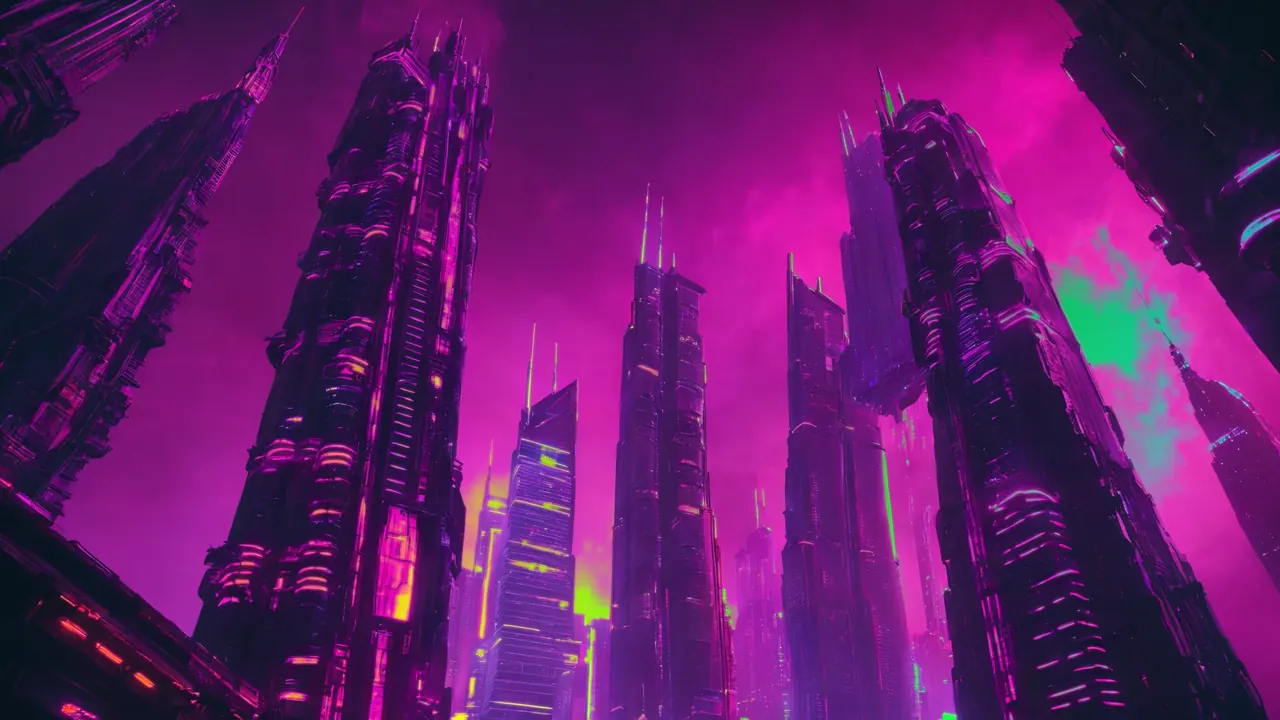
#> input picture docs/assets/v1.7.5-hero-city.webp, 1280 x 720 px
$ python -i process_starter_images.py   (imports and definitions only)
#> lines starting #> are read from the running program, lines starting #| are printed output that depends on the picture
#> further down, picture is the input picture: shape (720, 1280, 3); mean B, G, R 104.8, 27.2, 100.4
"""Curate + transparency-process starter library images.

Workflow
--------
1. Pick photos (Unsplash / Pexels / Pixabay CC0 — see README.md in
   this folder for search-term suggestions).
2. Drop the raw files (PNG / JPG / WebP) into
   `tools/starter-images-in/`.
3. Run: `python tools/process_starter_images.py`.
4. Outputs land in `wallpaper_bridge/library/`:
     - `<slug>.png`         — full-res w/ alpha mask
     - `<slug>.thumb.png`   — 320x180 preview thumb
     - `library.json`       — appended / updated entry per image

The transparency mask is a Python port of the Builder's
`computeAutoSaliency()` function (Achanta et al. 2009,
frequency-tuned saliency, public-domain algorithm). Glow-bright
regions -> transparent so SignalRGB colours shine through; dark
backdrop -> opaque.

Re-runs are idempotent — re-processing the same input file overwrites
the prior `<slug>.png` and updates the library.json entry in place.

Naming
------
Filename -> slug. `Cyberpunk Skyline At Night.jpg` becomes
`cyberpunk-skyline-at-night`. Label is the filename stem with
hyphens turned back into spaces + each word title-cased.

Override either by adding a YAML-ish sidecar `<file>.meta`:

    label: My Custom Name
    slug:  my-custom-slug

(Optional. Defaults from the filename are fine for most.)

Sources note
------------
Every shipped image MUST be CC0 / Unsplash / Pexels / Pixabay /
self-generated. The shipping bundle goes through `library.json`
which the bridge serves at `/library/list` to end users; we never
distribute a rights-encumbered photo.

If a photo's license requires attribution (Pexels does NOT, Unsplash
does NOT, Pixabay does NOT — Wikimedia CC-BY DOES), add the
attribution to `docs/credits.md` BEFORE running this script.
"""

from __future__ import annotations

import argparse
import json
import re
import sys
import unicodedata
from pathlib import Path

import numpy as np
from PIL import Image, ImageFilter

ROOT = Path(__file__).resolve().parent.parent
IN_DIR  = ROOT / "tools" / "starter-images-in"
# v1.7.5: switched output to the curated staging dir (git-tracked,
# WebP, what generate_library.py copies into the installer bundle).
# The previous target — wallpaper_bridge/library/ — is the runtime
# dir, regenerated on every build. Writing there worked but meant
# manual WebP conversion + manual copy as a follow-up step. Going
# direct to installer/assets/library/ makes one command produce the
# shippable artefact.
OUT_DIR = ROOT / "installer" / "assets" / "library"
THUMB_W = 320
# Quality settings match the manual heredoc conversion used for the
# v1.7.5 first cut: main slightly higher because the saliency-cut
# regions need clean edges; thumb a touch lower because it's a
# preview at 320 px.
WEBP_QUALITY_MAIN  = 88
WEBP_QUALITY_THUMB = 80

VALID_EXT = {".png", ".jpg", ".jpeg", ".webp", ".bmp"}


# ── slug + meta helpers ──────────────────────────────────────────

# [37 lines left out: functions slugify, labelify, read_meta_sidecar, not called in this run]


# ── saliency -> alpha mask ────────────────────────────────────────

def compute_alpha_mask(rgb: np.ndarray, slider: int = 50,
                       *, soft: bool = True) -> np.ndarray:
    """Python port of `computeAutoSaliency()` in builder.html.

    Achanta et al. 2009 frequency-tuned saliency:
      score = ‖pixel - mean_rgb‖₂ + max(0, lum - mean_lum) * 0.6

    Threshold at `smax * (0.85 - slider/100 * 0.7)` — default
    slider=50 cuts the top half of salient mass, which on glowy
    wallpapers carves out the neon / panel / window regions and
    leaves the dark backdrop intact.

    Returns a uint8 mask the same shape as the HxW input — 0 for
    "opaque backdrop", 255 for "transparent glow region"."""
#> called with slider = 50, soft = True
    H, W, _ = rgb.shape
#> H = 720; W = 1280
    flat = rgb.reshape(-1, 3).astype(np.float32)
    # Per-pixel luminance with the same 0.299/0.587/0.114 weights
    # the JS path uses (BT.601 luma).
    lum = flat @ np.array([0.299, 0.587, 0.114], dtype=np.float32)
    mean_rgb = flat.mean(axis=0)
#> mean_rgb = [104.8, 27.25, 100.4]
    mean_lum = float(lum.mean())
#> mean_lum = 58.76
    delta = flat - mean_rgb
    colour_dist = np.sqrt((delta * delta).sum(axis=1))
    lum_boost = np.maximum(0.0, lum - mean_lum) * 0.6
    score = (colour_dist + lum_boost).reshape(H, W)
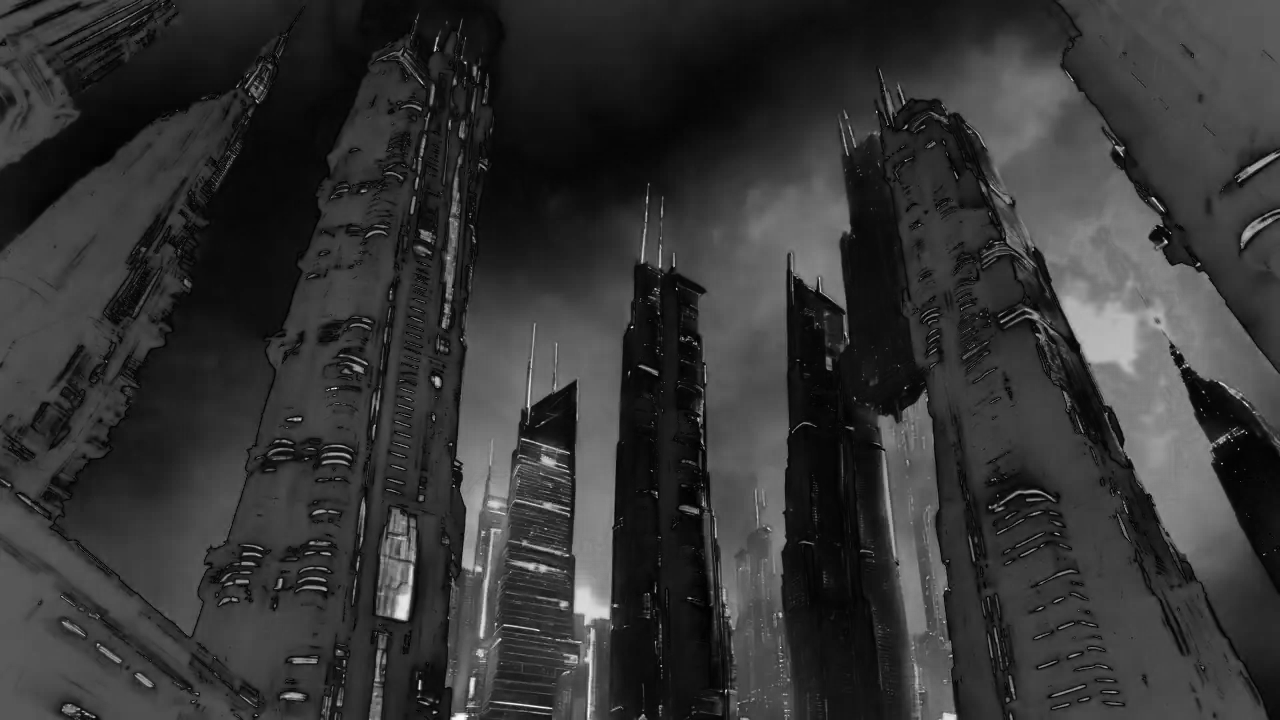
#> score: shape (720, 1280) float32; min 0.7, max 352, mean 73.4; drawn with min black and max white
    smax = float(score.max())
#> smax = 352
    if smax <= 0:
        # Pathological all-one-colour image - nothing to cut.
        return np.zeros((H, W), dtype=np.uint8)
    cutoff = smax * (0.85 - slider / 100.0 * 0.7)
#> cutoff = 176
    if not soft:
        return (score >= cutoff).astype(np.uint8) * 255
    # v1.7.5: soft linear ramp around the cutoff instead of a hard
    # binary threshold. Half-width = 5% of smax so the band covers
    # 10% total - wide enough to give edges a few semi-transparent
    # pixels at full-res, narrow enough that we don't bleed glow
    # into the backdrop. Then morphological close (dilate->erode)
    # fills small holes inside neon-sign regions so a "BAR" sign
    # body gets cut as a whole shape, not just its hottest pixels.
    # Finally a Gaussian blur smooths the edge.
    ramp_half = smax * 0.05
#> ramp_half = 17.6
    mask = np.clip((score - (cutoff - ramp_half)) / (2 * ramp_half),
                   0.0, 1.0)
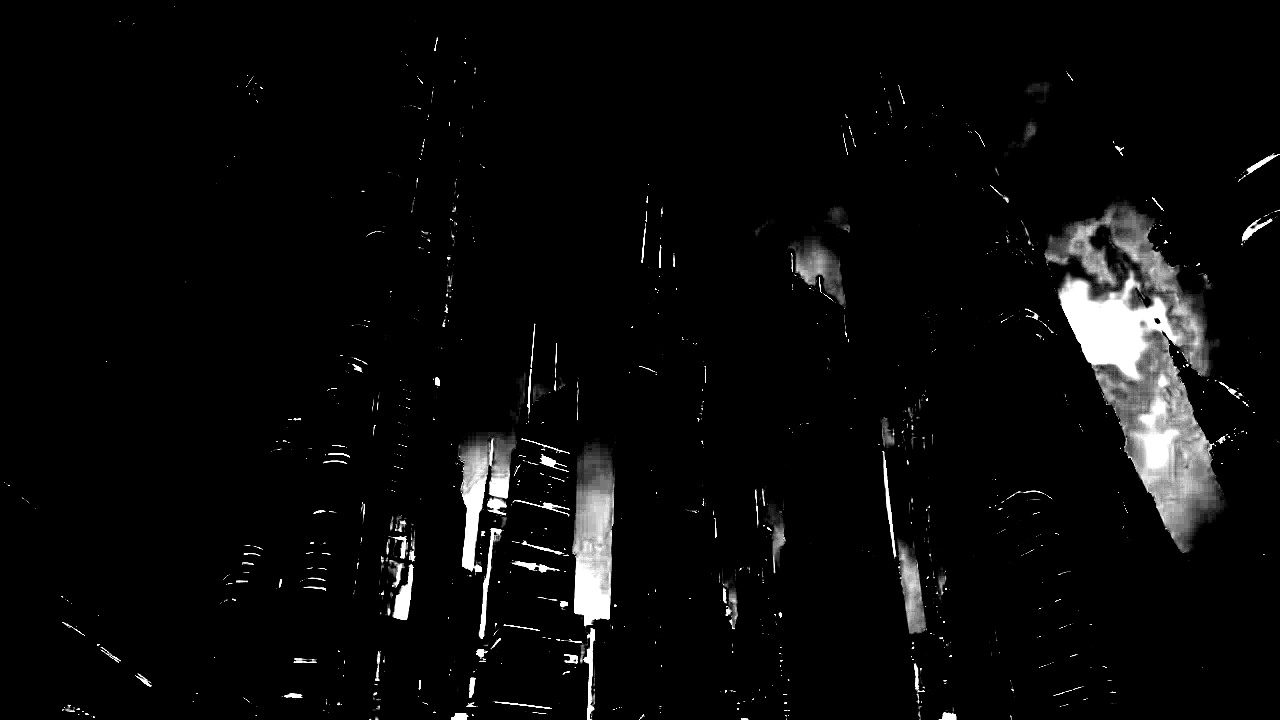
#> mask: shape (720, 1280) float32; min 0, max 1, mean 0.039
    mask = (mask * 255).astype(np.uint8)
    pil_mask = Image.fromarray(mask, mode="L")
    pil_mask = pil_mask.filter(ImageFilter.MaxFilter(5))   # dilate
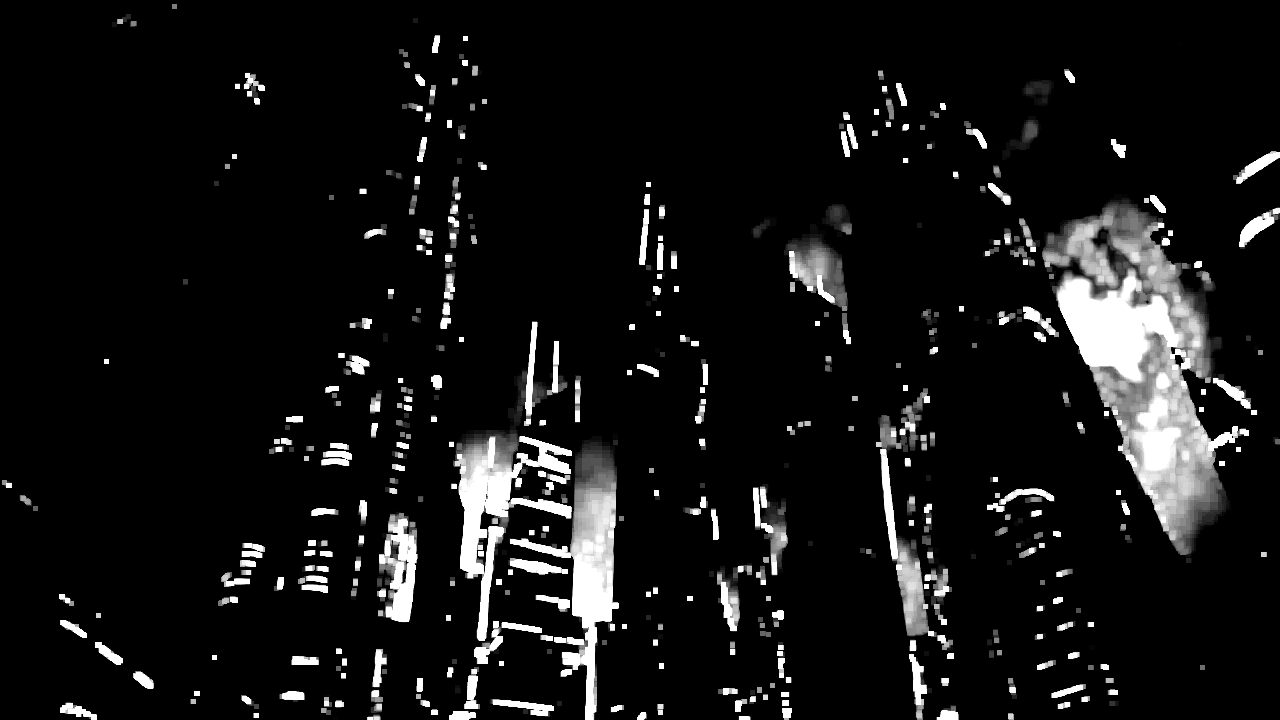
#> pil_mask: PIL image 1280x720 L; min 0, max 255, mean 20.4
    pil_mask = pil_mask.filter(ImageFilter.MinFilter(5))   # erode
    pil_mask = pil_mask.filter(ImageFilter.GaussianBlur(radius=2))
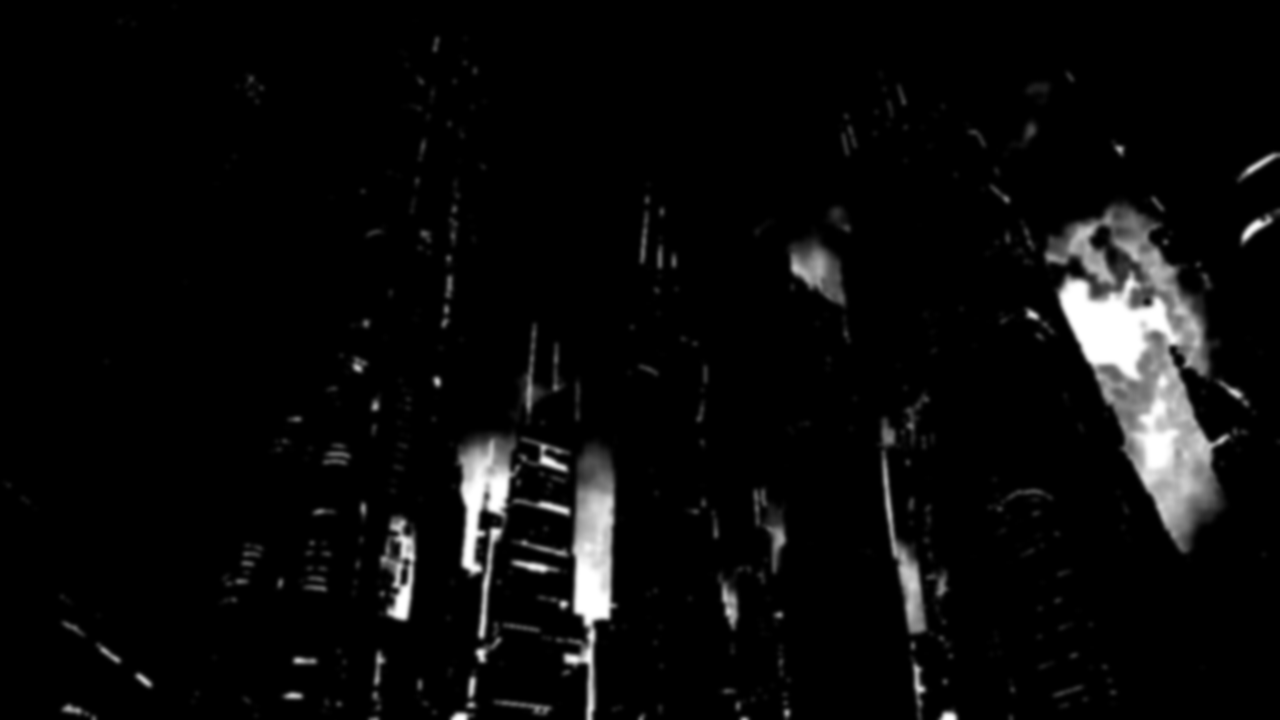
#> pil_mask: PIL image 1280x720 L; min 0, max 255, mean 10.9
    return np.asarray(pil_mask)


# [163 lines left out: functions apply_mask, load_library_json, upsert_entry, process_one, main, not called in this run]


# [2 lines not run here, left out]

>>> import cv2
>>> picture = cv2.imread('../docs/assets/v1.7.5-hero-city.webp')
>>> result = compute_alpha_mask(picture)
